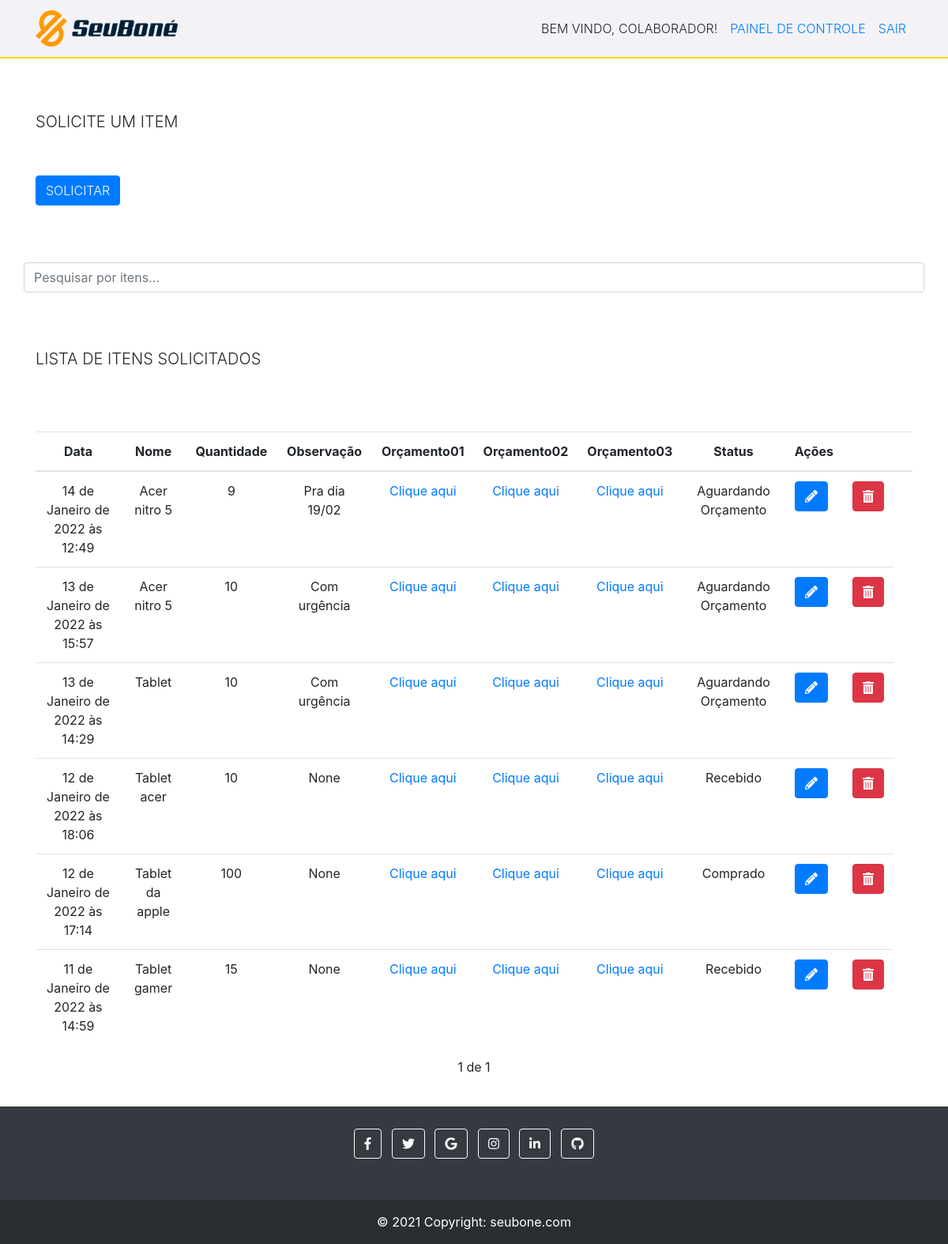
Before: / (signed in) with the older database file.
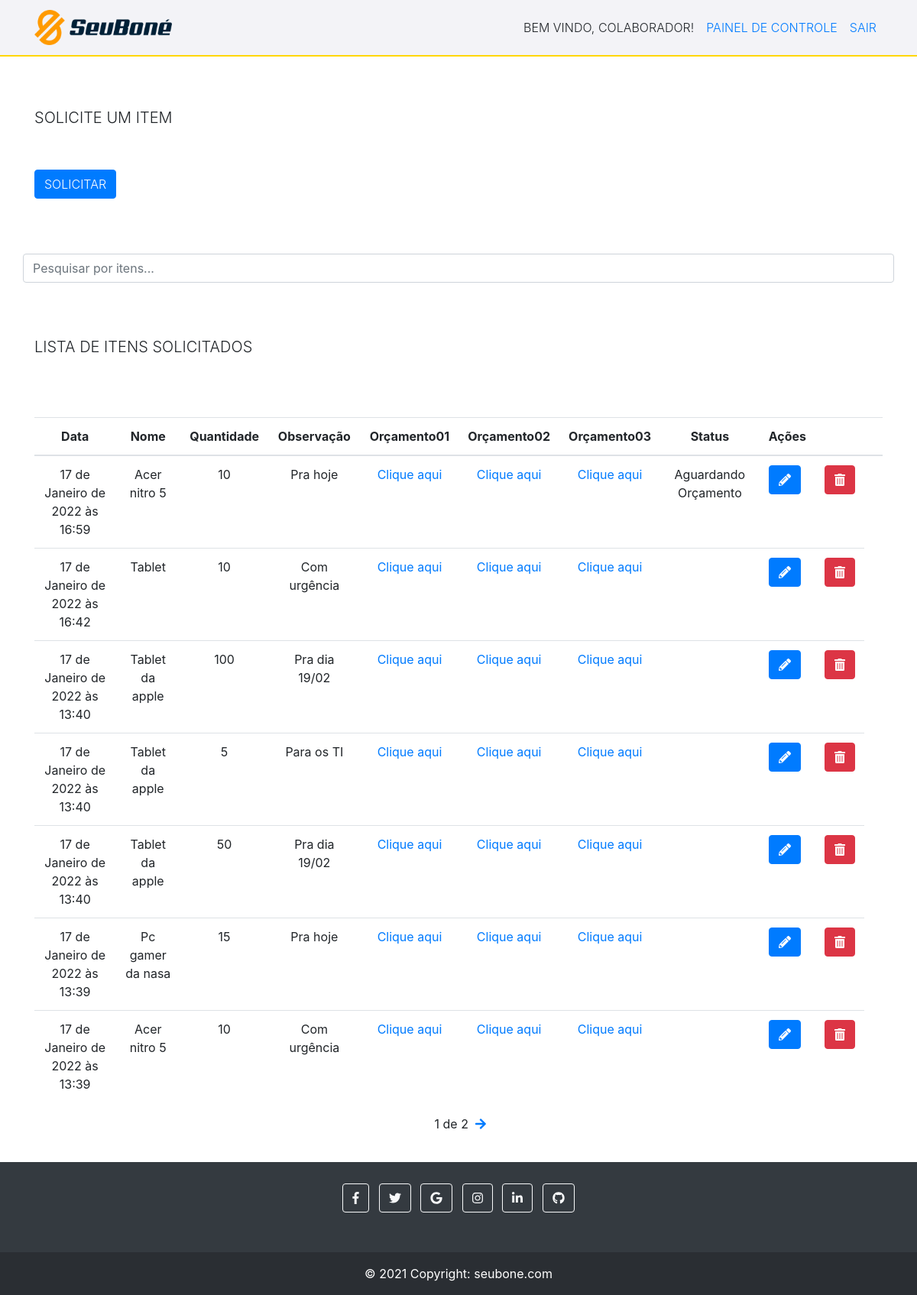
After: the same page with the newer database file.
### tasks/models.py (models this page shows, shortened)
class Task(models.Model):
    STATUS = (
        ('Comprado', 'Comprado'),
        ('Aguardando Orçamento', 'Aguardando Orçamento'),
        ('Recebido', 'Recebido'),
    )
    nomeItem = models.CharField(max_length=255)
    quantidade = models.IntegerField(blank=True, null=True)
    observação = models.CharField(max_length=255, null=True)
    orçamento01 = models.FileField(upload_to='', null=True) #onde o upload irá ficar tem que ser definido no Media_Root (settigns.py do projeto todo) (quando o site tiver no servidor deve se especificar uma outra pasta)
    orçamento02 = models.FileField(upload_to='', null=True)
    orçamento03 = models.FileField(upload_to='', null=True)
    status = models.CharField(
        max_length=21, #aqui precisa ficar o nmr máximo de caracteres que o status terá (ou seja colocamos o nmr máximo da maior palavra)
        choices=STATUS,
    )
    user = models.ForeignKey(get_user_model(), on_delete=models.CASCADE) #aqui será armazenado o id do usuário então iremos filtrar as solicitações de cada usuário para que cada usuário veja somente as suas.
    created_at = models.DateTimeField(auto_now_add=True)
    updated_at =models.DateTimeField(auto_now=True)

### tasks/views.py (the view)
# urls.py: path('', views.taskList, name='task-list'),
@login_required #Esse comando serve para proteger as urls, ou seja só acessa se estiver logado e autentidado
def taskList(request):
    tasks_list = Task.objects.all().order_by('-created_at').filter(user=request.user) #pegando todos os objects do banco, ordenando do mais novo para o mais antigo
    paginator = Paginator(tasks_list, 7)
    page = request.GET.get('page')
    tasks = paginator.get_page(page)
    return render(request, 'tasks/list.html', {'tasks': tasks}) #renderizando para um arquivo externo dentro da pasta templates, tasks

### tasks/templates/tasks/list.html (shortened to what this page needs)
{% extends 'base.html' %}
{% block content %}
<br>
<br>
<div class="container titulo" >
    <h5 class="text-uppercase font-weight-light text-monospace">Solicite um item</h5>
</div>
<br>
<br>
            <div class="container" >
                <a href="newtask/" >
                        <button type="button" class="btn btn-primary botao text-uppercase font-weight-light text-monospace">Solicitar</button>
                </a>
                <br>
                <br>
                <br>
                <br>
            </div>
            <div class="col-12 container ajustePesquisar" >
                <input class="form-control container" id="myInput" type="text" placeholder="Pesquisar por itens..." >
             </div>
             <br>
    <br>
    <br>
    <div class="container" >
        <h5 class="text-uppercase font-weight-light text-monospace">Lista de itens solicitados</h5>
    </div>
    <br>
    <br>
    <br>
    <div class="container" >
    <div class="tabela">
        <table class="table">
            <thead>
            <tr>
                <th style="text-align: center;" >Data</th>
                <th style="text-align: center;" >Nome</th>
                <th style="text-align: center;" >Quantidade</th>
                <th style="text-align: center;" >Observação</th>
                <th style="text-align: center;" >Orçamento01</th>
                <th style="text-align: center;" >Orçamento02</th>
                <th style="text-align: center;" >Orçamento03</th>
                <th style="text-align: center;" >Status</th>
                <th style="text-align: center;" >Ações</th>
                <th></th>
                <th></th>
            </tr>
            </thead>
            <tbody id="myTable" class="alinhar">
            {% for task in tasks %}
            <tr>
                <td style="text-align: center;" >{{task.created_at}}</td>
                <td style="text-align: center;" >{{task.nomeItem}}</td>
                <td style="text-align: center;" >{{task.quantidade}}</td>
                <td style="text-align: center;" >{{task.observação}}</td>
                <td style="text-align: center;" ><a href="/midia/{{task.orçamento01}}" >Clique aqui</a></td>
                <td style="text-align: center;" ><a href="/midia/{{task.orçamento02}}" >Clique aqui</a></td>
                <td style="text-align: center;" ><a href="/midia/{{task.orçamento03}}" >Clique aqui</a></td>
                <td style="text-align: center;" >{{task.status}}</a></td>
                <td>
                    <a href="edit/{{task.id}}" ><button type="button" class="btn btn-primary"><i class="fas fa-pencil-alt"></i></button></a>
                </td>
                <td>
                    <a href="delete/{{task.id}}" class="delete-btn" ><button type="button" class="btn btn-danger"><i class="fas fa-trash-alt"></i></button></a>
                </td>
            </tr>
            {% endfor %}
            </tbody>
        </table>
        <div class="pagination" >
            <span class="step-links" >
                <span class="current" >
                    {{ tasks.number }} de {{ tasks.paginator.num_pages }}
                </span>
                {% if tasks.has_next %}
                    <a href="?page={{ tasks.next_page_number }}" ><i class="fas fa-arrow-right" ></i></a>
                {% endif %}
            </span>
        </div>
        <br>
        <br>
        <br>
        <br>
        <br>
        <br>
        <br>
        <br>
        </div>
    </div>
{% endblock %}

Changed rows visible on the page:
no longer on this page (row unchanged): Task: created_at "14 de Janeiro de 2022 às 12:49", nomeItem "Acer nitro 5", quantidade "9", observação "Pra dia 19/02", status "Aguardando Orçamento"
no longer on this page (row unchanged): Task: created_at "13 de Janeiro de 2022 às 15:57", nomeItem "Acer nitro 5", quantidade "10", observação "Com urgência", status "Aguardando Orçamento"
no longer on this page (row unchanged): Task: created_at "13 de Janeiro de 2022 às 14:29", nomeItem "Tablet", quantidade "10", observação "Com urgência", status "Aguardando Orçamento"
removed Task: created_at "12 de Janeiro de 2022 às 18:06", nomeItem "Tablet acer", quantidade "10", observação "None", status "Recebido"
removed Task: created_at "12 de Janeiro de 2022 às 17:14", nomeItem "Tablet da apple", quantidade "100", observação "None", status "Comprado"
removed Task: created_at "11 de Janeiro de 2022 às 14:59", nomeItem "Tablet gamer", quantidade "15", observação "None", status "Recebido"
added Task: created_at "17 de Janeiro de 2022 às 16:59", nomeItem "Acer nitro 5", quantidade "10", observação "Pra hoje", status "Aguardando Orçamento"
added Task: created_at "17 de Janeiro de 2022 às 16:42", nomeItem "Tablet", quantidade "10", observação "Com urgência"
added Task: created_at "17 de Janeiro de 2022 às 13:40", nomeItem "Tablet da apple", quantidade "100", observação "Pra dia 19/02"
added Task: created_at "17 de Janeiro de 2022 às 13:40", nomeItem "Tablet da apple", quantidade "5", observação "Para os TI"
added Task: created_at "17 de Janeiro de 2022 às 13:40", nomeItem "Tablet da apple", quantidade "50", observação "Pra dia 19/02"
added Task: created_at "17 de Janeiro de 2022 às 13:39", nomeItem "Pc gamer da nasa", quantidade "15", observação "Pra hoje"
added Task: created_at "17 de Janeiro de 2022 às 13:39", nomeItem "Acer nitro 5", quantidade "10", observação "Com urgência"
Other visible differences:
{{ tasks.paginator.num_pages }}: "1" → "2"
